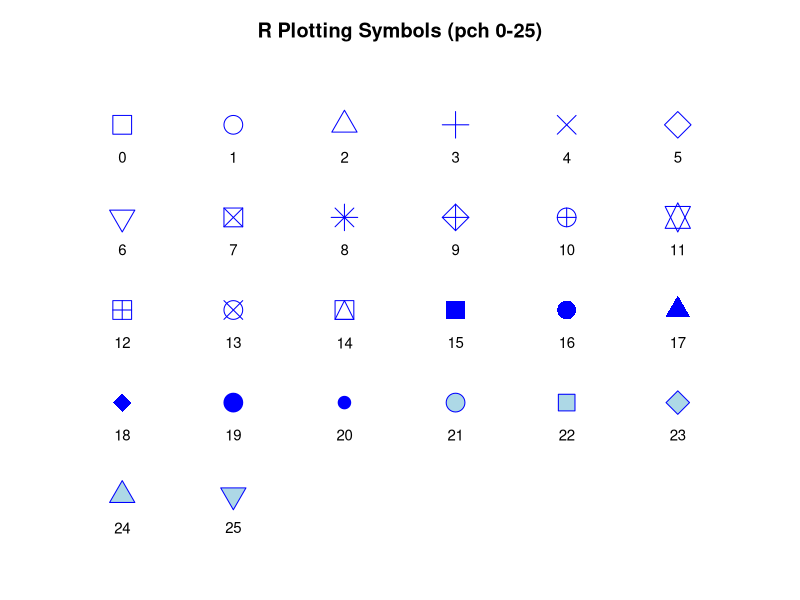

This chart was generated by the following R code:
# Week 11 - Plotting symbols
# Recreate the pch symbols chart without expand.grid()

png("pch_symbols.png", width=1000, height=750, res=120)

par(mar=c(2,2,3,2))

plot(0, 0, type="n",
     xlim=c(0,6), ylim=c(0,5),
     axes=FALSE, xlab="", ylab="",
     main="R Plotting Symbols (pch 0-25)")

for (i in 0:25) {
  row <- i %/% 6
  column <- i %% 6

  x <- column + 0.5
  y <- 4.5 - row

  points(x, y, pch=i, cex=2.5,
         col="blue", bg="lightblue")

  text(x, y-0.35, labels=i, cex=0.9)
}

dev.off()
